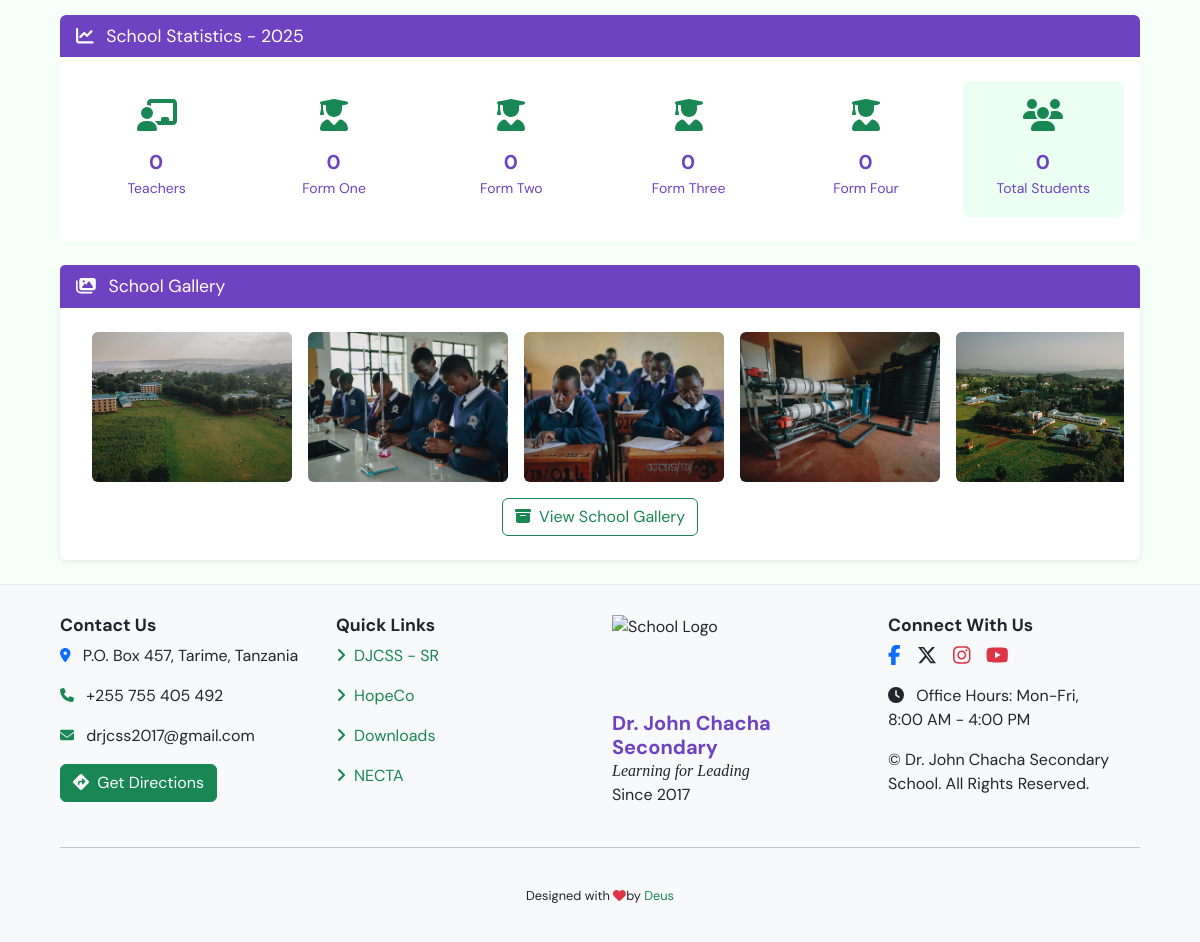
Before: / (lower part) with the older database file.
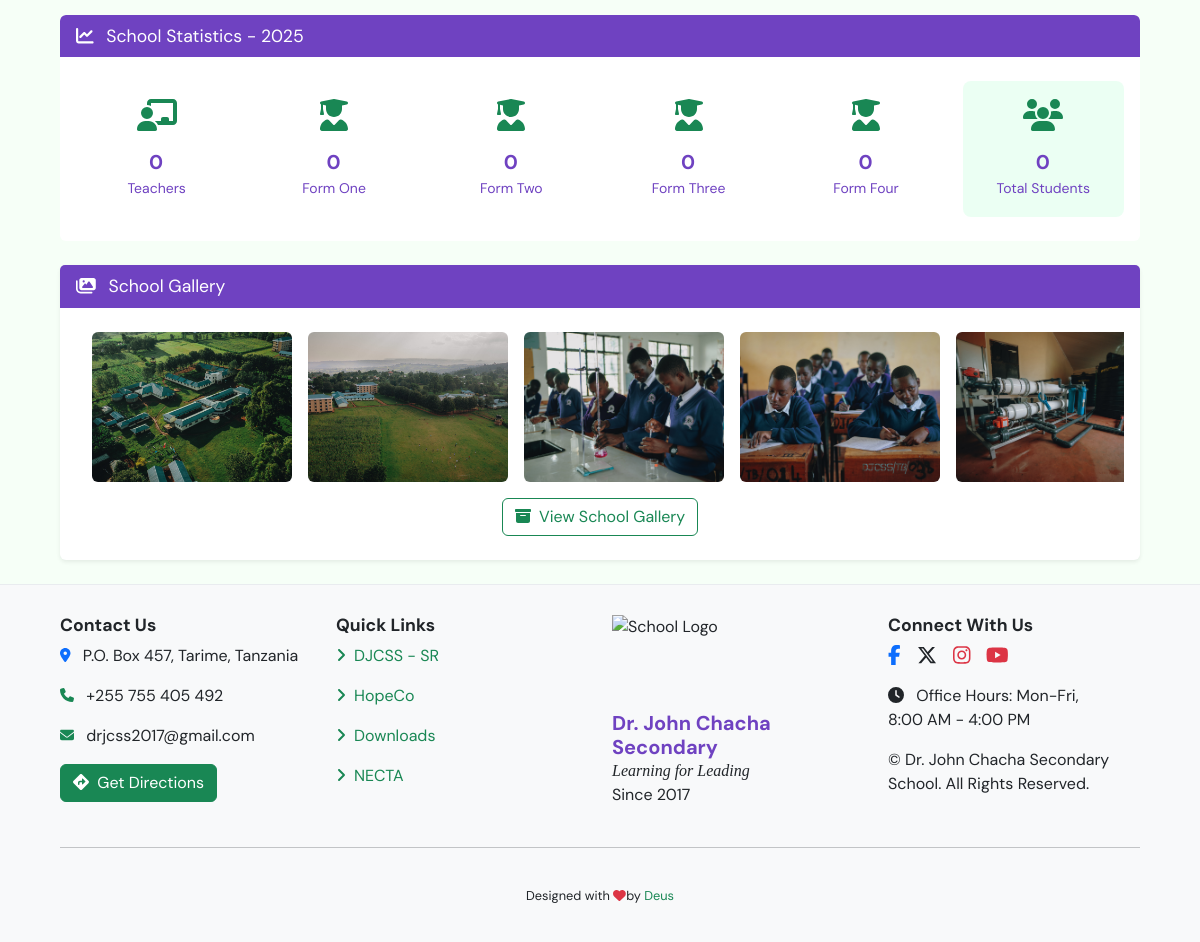
After: the same page with the newer database file.
### web/models.py (models this page shows, shortened)
class GalleryImage(models.Model):
    title = models.CharField(
        max_length=200,
        help_text="Short descriptive title for the image"
    )
    caption = models.TextField(
        blank=True,
        help_text="Detailed description of the image (shown in popups)"
    )
    image = models.ImageField(
        upload_to='gallery/%Y/%m/%d/',
        validators=[
            FileExtensionValidator(allowed_extensions=['jpg', 'jpeg', 'png', 'webp'])
        ],
        help_text="Upload high-quality school images"
    )
    is_featured = models.BooleanField(
        default=False,
        help_text="Featured images appear in the homepage slideshow"
    )
    is_about = models.BooleanField(
        default=False,
        help_text="Set to true if this image is used in the About Us section"
    )
    date_taken = models.DateField(
        blank=True,
        null=True,
        help_text="When was this photo taken? (optional)"
    )
    upload_date = models.DateTimeField(auto_now_add=True)
    last_updated = models.DateTimeField(auto_now=True)
    class Meta:
        ordering = ['-is_featured', '-upload_date']
        verbose_name_plural = "Gallery Images"

### web/views.py (the view)
# urls.py: path('', views.home, name='home'),
def home(request):
    return render(request, 'web/home.html')

### web/models.py (called while the page is built)
    @property
    def total_students(self):
        return self.form_one + self.form_two + self.form_three + self.form_four

    @classmethod
    def get_current_week_prayers(cls):
        today = timezone.now().date()
        start_week = today - timezone.timedelta(days=today.weekday())
        end_week = start_week + timezone.timedelta(days=6)
        return cls.objects.filter(prayer_date__range=[start_week, end_week])

### web/templates/web/home.html (shortened to what this page needs)
{% extends "web/base.html" %}
{% load static %}

### web/templates/web/base.html (shortened to what the changed rows need)
{% load static %}
<!DOCTYPE html>
<html lang="en">
  <head>
    <link
      href="https://cdn.jsdelivr.net/npm/bootstrap@5.3.3/dist/css/bootstrap.min.css"
      rel="stylesheet"
    />
    <link rel="stylesheet" href="https://cdnjs.cloudflare.com/ajax/libs/font-awesome/6.5.1/css/all.min.css" />
    <link href="https://cdnjs.cloudflare.com/ajax/libs/lightbox2/2.11.3/css/lightbox.min.css" rel="stylesheet">
    <link
      href="https://cdn.jsdelivr.net/npm/bootstrap-icons@1.10.5/font/bootstrap-icons.css"
      rel="stylesheet"
    />
    <link
    rel="stylesheet"
    type="text/css"
    href="{% static 'web/css/styles.css' %}"
    />
  </head>
  <body>
    <div class="mb-4 gallery-card wide-container my-4">
      <div class="card border-0 shadow-sm">
        <div class="card-body py-4">
          <div class="gallery-marquee-container overflow-hidden position-relative">
            <div class="gallery-marquee-track d-flex">
              {% for photo in gallery_photos %}
              <div class="gallery-item flex-shrink-0 me-3">
                <div class="gallery-thumbnail position-relative" style="width: 200px;">
                  <img src="{{ photo.image.url }}"
                       class="img-fluid rounded shadow-sm"
                       alt="{{ photo.caption|default:'School Photo' }}"
                       loading="lazy"
                       data-caption="{{ photo.caption }}"
                       data-src="{{ photo.image.url }}">
                </div>
              </div>
              {% endfor %}
            </div>
          </div>
        </div>
      </div>
    </div>
  </body>
</html>

Changed rows visible on the page:
no longer on this page (row unchanged): GalleryImage: image (picture)
added GalleryImage: image (picture)
